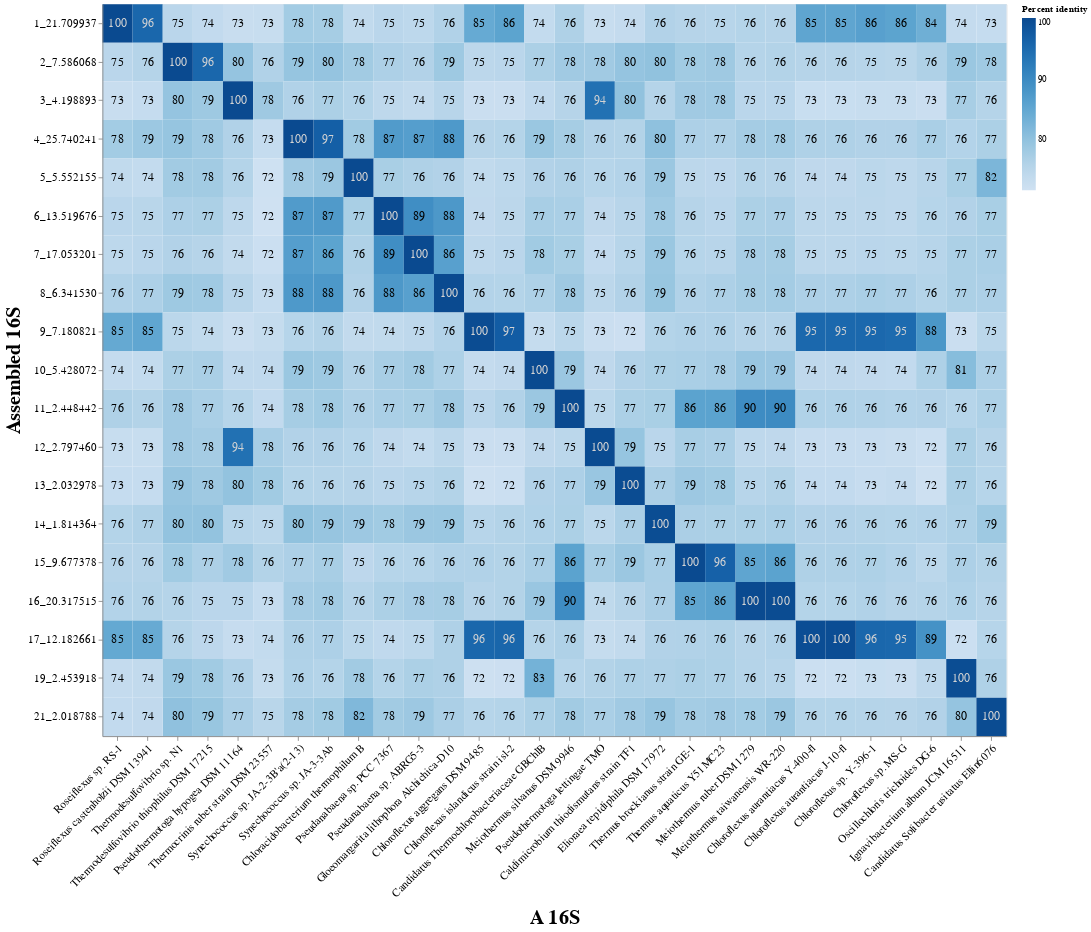

This figure's notebook cell:
### Code cell
base = alt.Chart(
    adjustedNamesSortedDF.copy(),
    # title="BLAST ID Percentage" removed per request
    ).encode(
    x=alt.X(
        "Subject ID:O",
        scale=alt.Scale(paddingInner=0),
        title="A 16S",
        sort=explicitNameOrder,
        axis=alt.Axis(
            labelAngle=-45,
            labelLimit=10000,
            titleY=200
        )
    ),
    y=alt.Y(
        "Query ID:O",
        scale=alt.Scale(paddingInner=0),
        sort="x",
        title="Assembled 16S",
        axis=alt.Axis(
            labelLimit=10000,
        )
    )
).properties(
    width= 1050,
    height=850
)

heatmap = base.mark_rect().encode(
    color=alt.Color(
        "Percent identity:Q",
        scale=alt.Scale(
            scheme="blues")
    )
)

text = base.mark_text(
    baseline="middle",
    fontSize=14
    ).encode(
        text=alt.Text("Percent identity:Q",format=",.0f"),
        color=alt.condition(
            alt.datum["Percent identity"] > 90,
            alt.value("lightgrey"),
            alt.value("black"),
        )
        # color=alt.condition(
        #     alt.datum.Percent < 20,
        #     alt.value("lightgrey"),
        #     alt.value("black"),
        # )
)

heat_plot = heatmap + text

heat_plot.configure_axis(
    titleFontSize = 23,
    labelFontSize = 13
).configure_title(
    fontSize=30
)

### Figure 1 — Vega-Lite specification as saved in the notebook (floating-point values rounded to 4 significant figures; data arrays with more than 128 entries replaced by an {"elided": "..."} marker saying what was removed)
{"config": {"view": {"continuousWidth": 400, "continuousHeight": 300}, "axis": {"labelFontSize": 13, "titleFontSize": 23}, "title": {"fontSize": 30}}, "layer": [{"mark": "rect", "encoding": {"color": {"field": "Percent identity", "scale": {"scheme": "blues"}, "type": "quantitative"}, "x": {"axis": {"labelAngle": -45, "labelLimit": 10000, "titleY": 200}, "field": "Subject ID", "scale": {"paddingInner": 0}, "sort": ["Roseiflexus sp. RS-1", "Roseiflexus castenholzii DSM 13941", "Thermodesulfovibrio sp. N1", "Thermodesulfovibrio thiophilus DSM 17215", "Pseudothermotoga hypogea DSM 11164", "Thermocrinis ruber strain DSM 23557", "Synechococcus sp. JA-2-3B'a(2-13)", "Synechococcus sp. JA-3-3Ab", "Chloracidobacterium thermophilum B", "Pseudanabaena sp. PCC 7367", "Pseudanabaena sp. ABRG5-3", "Gloeomargarita lithophora Alchichica-D10", "Chloroflexus aggregans DSM 9485", "Chloroflexus islandicus strain isl-2", "Candidatus Thermochlorobacteriaceae GBChlB", "Meiothermus silvanus DSM 9946", "Pseudothermotoga lettingae TMO", "Caldimicrobium thiodismutans strain TF1", "Elioraea tepidiphila DSM 17972", "Thermus brockianus strain GE-1", "Thermus aquaticus Y51MC23", "Meiothermus ruber DSM 1279", "Meiothermus taiwanensis WR-220", "Chloroflexus aurantiacus Y-400-fl", "Chloroflexus aurantiacus J-10-fl", "Chloroflexus sp. Y-396-1", "Chloroflexus sp. MS-G", "Oscillochloris trichoides DG-6", "Ignavibacterium album JCM 16511", "Candidatus Solibacter usitatus Ellin6076"], "title": "A 16S", "type": "ordinal"}, "y": {"axis": {"labelLimit": 10000}, "field": "Query ID", "scale": {"paddingInner": 0}, "sort": "x", "title": "Assembled 16S", "type": "ordinal"}}, "height": 850, "width": 1050}, {"mark": {"type": "text", "baseline": "middle", "fontSize": 14}, "encoding": {"color": {"condition": {"value": "lightgrey", "test": "(datum['Percent identity'] > 90)"}, "value": "black"}, "text": {"field": "Percent identity", "format": ",.0f", "type": "quantitative"}, "x": {"axis": {"labelAngle": -45, "labelLimit": 10000, "titleY": 200}, "field": "Subject ID", "scale": {"paddingInner": 0}, "sort": ["Roseiflexus sp. RS-1", "Roseiflexus castenholzii DSM 13941", "Thermodesulfovibrio sp. N1", "Thermodesulfovibrio thiophilus DSM 17215", "Pseudothermotoga hypogea DSM 11164", "Thermocrinis ruber strain DSM 23557", "Synechococcus sp. JA-2-3B'a(2-13)", "Synechococcus sp. JA-3-3Ab", "Chloracidobacterium thermophilum B", "Pseudanabaena sp. PCC 7367", "Pseudanabaena sp. ABRG5-3", "Gloeomargarita lithophora Alchichica-D10", "Chloroflexus aggregans DSM 9485", "Chloroflexus islandicus strain isl-2", "Candidatus Thermochlorobacteriaceae GBChlB", "Meiothermus silvanus DSM 9946", "Pseudothermotoga lettingae TMO", "Caldimicrobium thiodismutans strain TF1", "Elioraea tepidiphila DSM 17972", "Thermus brockianus strain GE-1", "Thermus aquaticus Y51MC23", "Meiothermus ruber DSM 1279", "Meiothermus taiwanensis WR-220", "Chloroflexus aurantiacus Y-400-fl", "Chloroflexus aurantiacus J-10-fl", "Chloroflexus sp. Y-396-1", "Chloroflexus sp. MS-G", "Oscillochloris trichoides DG-6", "Ignavibacterium album JCM 16511", "Candidatus Solibacter usitatus Ellin6076"], "title": "A 16S", "type": "ordinal"}, "y": {"axis": {"labelLimit": 10000}, "field": "Query ID", "scale": {"paddingInner": 0}, "sort": "x", "title": "Assembled 16S", "type": "ordinal"}}, "height": 850, "width": 1050}], "data": {"name": "data-05bedece8f8e89a7ef4329806d3cddbc"}, "$schema": "https://vega.github.io/schema/vega-lite/v4.17.0.json", "datasets": {"data-05bedece8f8e89a7ef4329806d3cddbc": {"elided": "570 records"}}}
